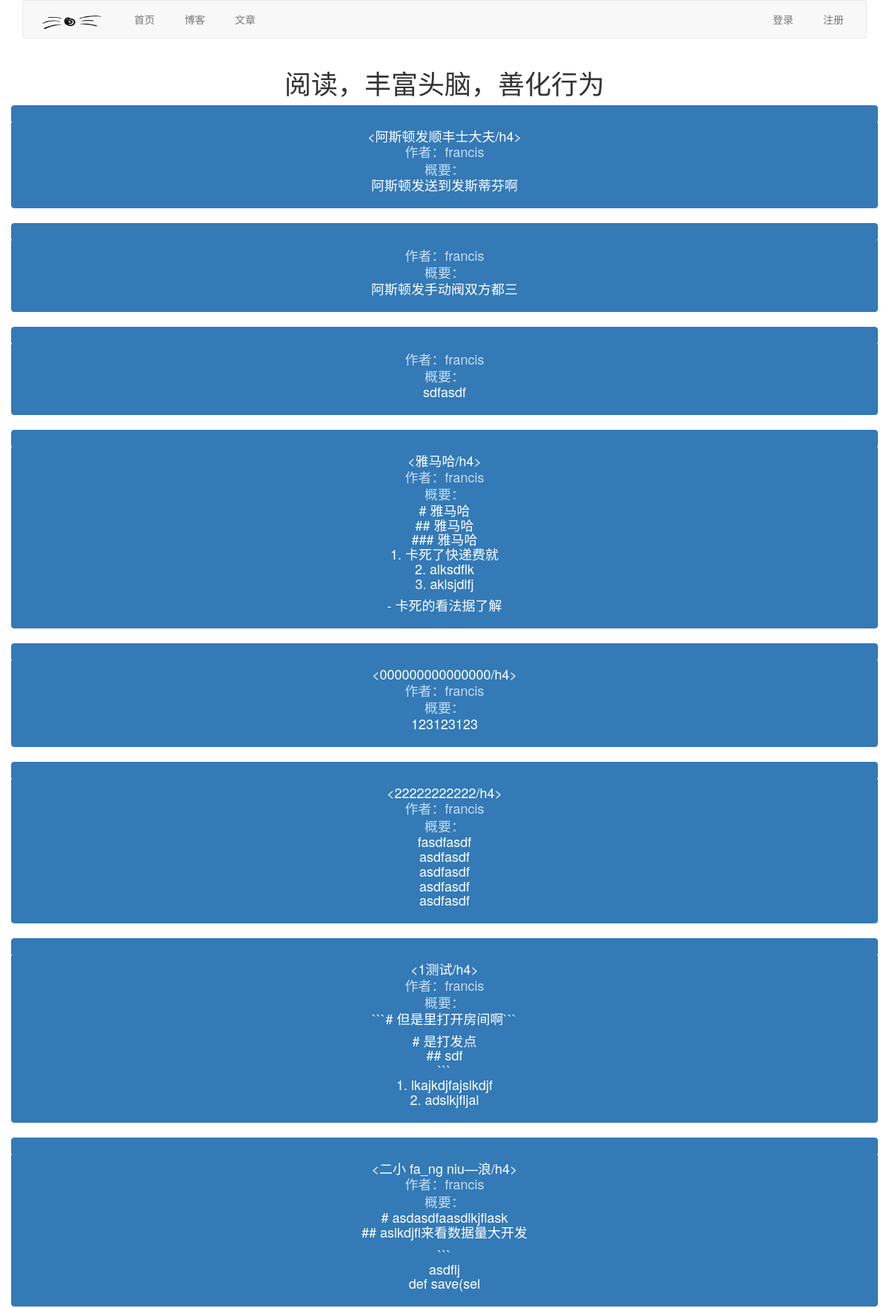
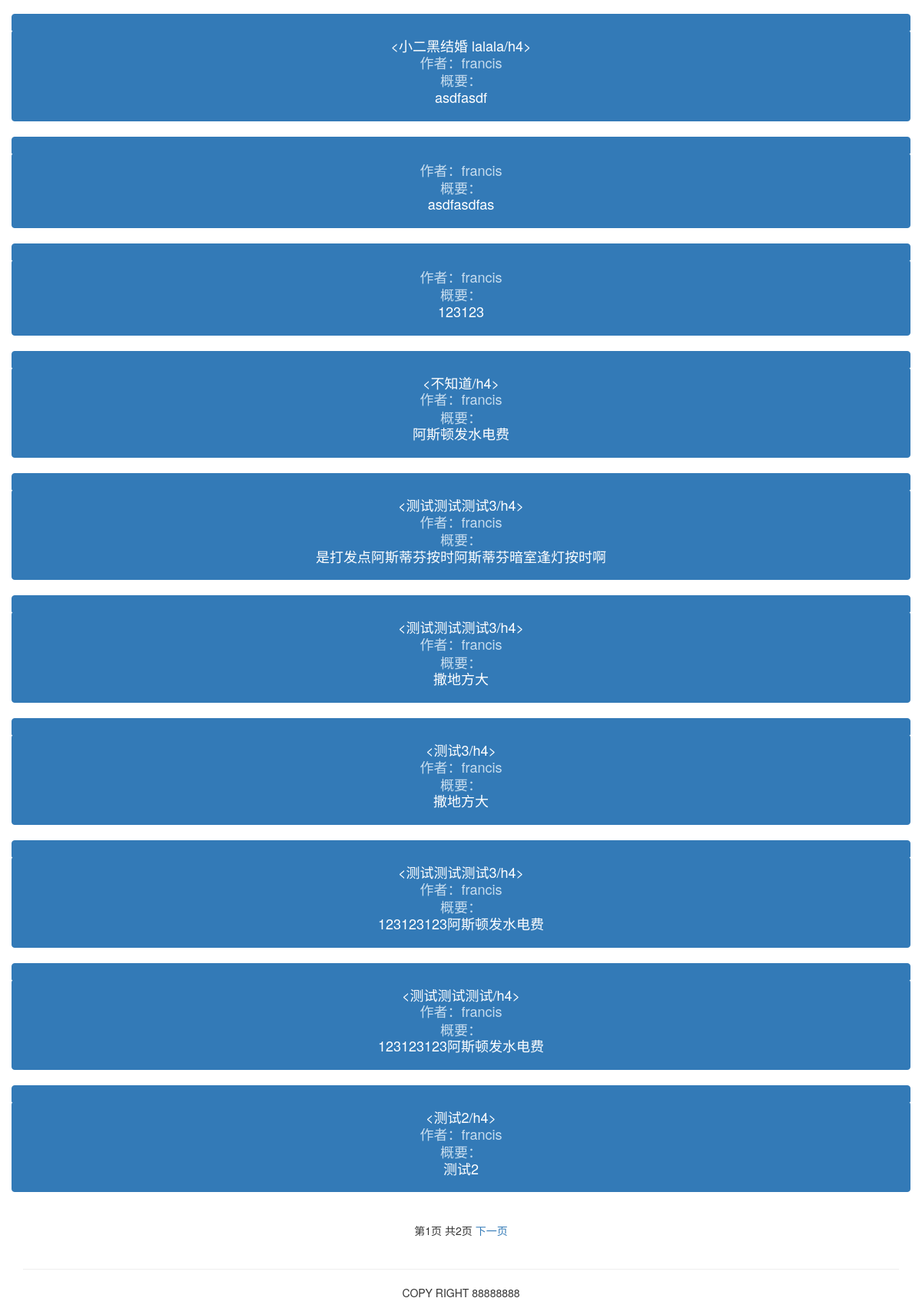
The page /article/list-article-titles/ on the database its author committed (2 pictures, top to bottom).
### article/models.py (models this page shows, shortened)
class ArticlePost(models.Model):
    author = models.ForeignKey(User, on_delete=models.CASCADE, related_name="article")
    title = models.CharField(max_length=200)
    slug = models.SlugField(max_length=500)
    column = models.ForeignKey(ArticleColumn, on_delete=models.CASCADE, related_name="article_column")
    body = models.TextField()
    created = models.DateTimeField(default=timezone.now)
    updated = models.DateTimeField(auto_now=True)
    class Meta:
        ordering = ("-updated",)
        index_together = (('id', 'slug'),)
    def get_url_path(self):
        return reverse("article:article_content", args=[self.id, self.slug])

### article/list_views.py (the view)
# urls.py: path('list-article-titles/', list_views.article_titles, name="article_titles"),
def article_titles(request):
    articles_title = ArticlePost.objects.all()
    paginator = Paginator(articles_title, 18)
    page = request.GET.get('page')
    try:
        current_page = paginator.page(page)
        articles = current_page.object_list
    except PageNotAnInteger:
        current_page = paginator.page(1)
        articles = current_page.object_list
    except EmptyPage:
        current_page = paginator.page(paginator.num_pages)
        articles = current_page.object_list
    return render(request, "article/list/article_titles.html", {"articles": articles, "page": current_page})

### templates/article/list/article_titles.html (shortened to what this page needs)
{% extends "base.html" %}
{% block content %}
<div class="row text-center vertical-middle-sm">
    <h1>阅读，丰富头脑，善化行为</h1>
</div>
<div class="row text-center vertical-middle-sm">
    {% for article in articles %}
    <div class="list-group">
        <a href="{{ article.get_url_path }}" class="list-group-item active">
            <h4 class="list-group-item-heading"><{{ article.title }}/h4>
            <p class="list-group-item-text">作者：{{ article.author.username }}</p>
            <p class="list-group-item-text">概要：{{ article.body|slice:'70'| linebreaks }}</p>
        </a>
    </div>
    {% endfor %}
{% include "paginator.html" %}
</div>
{% endblock %}

### rows shown on the page
ArticlePost: title "阿斯顿发顺丰士大夫", author.username "francis", body "阿斯顿发送到发斯蒂芬啊"
ArticlePost: author.username "francis", body "阿斯顿发手动阀双方都三"
ArticlePost: author.username "francis", body "sdfasdf"
ArticlePost: title "雅马哈", author.username "francis", body "# 雅马哈 ## 雅马哈 ### 雅马哈 1. 卡死了快递费就 2. alksdflk 3. aklsjdlfj - 卡死的看法据了解"
ArticlePost: title "000000000000000", author.username "francis", body "123123123"
ArticlePost: title "22222222222", author.username "francis", body "fasdfasdf asdfasdf asdfasdf asdfasdf asdfasdf"
ArticlePost: title "1测试", author.username "francis", body "```# 但是里打开房间啊``` # 是打发点 ## sdf ``` 1. lkajkdjfajslkdjf 2. adslkjfljal"
ArticlePost: title "二小 fa_ng niu—浪", author.username "francis", body "# asdasdfaasdlkjflask ## aslkdjfl来看数据量大开发 ``` asdflj def save(sel"
ArticlePost: title "小二黑结婚 lalala", author.username "francis", body "asdfasdf"
ArticlePost: author.username "francis", body "asdfasdfas"
ArticlePost: author.username "francis", body "123123"
ArticlePost: title "不知道", author.username "francis", body "阿斯顿发水电费"
ArticlePost: title "测试测试测试3", author.username "francis", body "是打发点阿斯蒂芬按时阿斯蒂芬暗室逢灯按时啊"
ArticlePost: title "测试测试测试3", author.username "francis", body "撒地方大"
ArticlePost: title "测试3", author.username "francis", body "撒地方大"
ArticlePost: title "测试测试测试3", author.username "francis", body "123123123阿斯顿发水电费"
ArticlePost: title "测试测试测试", author.username "francis", body "123123123阿斯顿发水电费"
ArticlePost: title "测试2", author.username "francis", body "测试2"

### other values the page prints
{{ page.number }} "1"
{{ page.paginator.num_pages }} "2"
